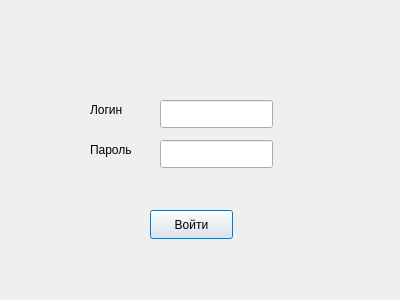
<?xml version="1.0" encoding="UTF-8"?>
<ui version="4.0">
 <class>LoginWindow</class>
 <widget class="QDialog" name="LoginWindow">
  <property name="geometry">
   <rect>
    <x>0</x>
    <y>0</y>
    <width>400</width>
    <height>300</height>
   </rect>
  </property>
  <property name="windowTitle">
   <string>Dialog</string>
  </property>
  <widget class="QLabel" name="label">
   <property name="geometry">
    <rect>
     <x>90</x>
     <y>100</y>
     <width>63</width>
     <height>20</height>
    </rect>
   </property>
   <property name="text">
    <string>Логин</string>
   </property>
  </widget>
  <widget class="QLineEdit" name="loginLineEdit">
   <property name="geometry">
    <rect>
     <x>160</x>
     <y>100</y>
     <width>113</width>
     <height>28</height>
    </rect>
   </property>
  </widget>
  <widget class="QLabel" name="label_2">
   <property name="geometry">
    <rect>
     <x>90</x>
     <y>140</y>
     <width>63</width>
     <height>20</height>
    </rect>
   </property>
   <property name="text">
    <string>Пароль</string>
   </property>
  </widget>
  <widget class="QLineEdit" name="passwordLineEdit">
   <property name="geometry">
    <rect>
     <x>160</x>
     <y>140</y>
     <width>113</width>
     <height>28</height>
    </rect>
   </property>
  </widget>
  <widget class="QPushButton" name="authLoginButton">
   <property name="geometry">
    <rect>
     <x>150</x>
     <y>210</y>
     <width>83</width>
     <height>29</height>
    </rect>
   </property>
   <property name="text">
    <string>Войти</string>
   </property>
  </widget>
 </widget>
 <resources/>
 <connections/>
</ui>
